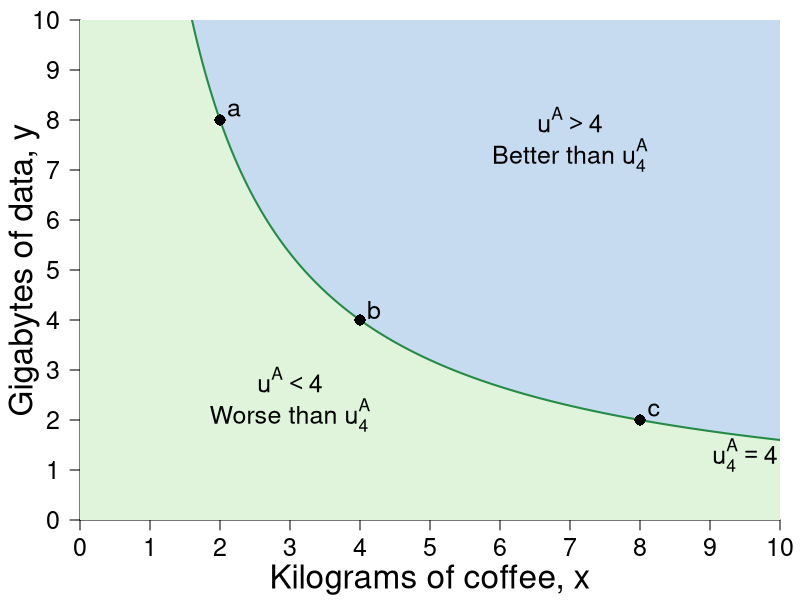

Reproduce this figure in R.
#Graph Designer: Simon Halliday
#Authors: Bowles, Foley and Halliday
#Title: Coordination, Conflict and Competition: A Text in Microeconomics

library(shape)
#pdf(file = "indiff_shaded_newSTEP1.pdf", width = 8, height = 6)
#pdf(file = "indiff_shaded_newSTEP2.pdf", width = 8, height = 6)
pdf(file = "constrained_optimization/indiff_shaded_new.pdf", width = 8, height = 6)

#Set parameters for graphics
pointsize <- 1.8
axislabelsize <- 2
labelsize <- 1.5
namesize <- 1.8
annotatesize <- 1.5
graphlinewidth <- 2
segmentlinewidth <- 1.5

COL <- c("#7fc97f", "#beaed4", "#fdc086", "#ffff99", "#386cb0", "#f0027f", "#bf5b17", "#666666")
COLA <- c("#e0f3db", "#99d8c9","#66c2a4","#41ae76", "#238b45", "#005824")
COLB <- c("#c6dbef", "#4eb3d3", "#2b8cbe", "#0868ac","#084081")

#Edited the margins to cater for the larger LHS labels
par(mar =  c(4, 4, 1, 1))

uFn <- function(x, y, alpha = 0.5){
  (x^alpha)*(y^(1 - alpha))
}

indiffA <- function(x, alpha = 0.5, uA = 5) {
  (uA / x^alpha)^(1/(1 - alpha))
}

xlims <- c(0, 10)
ylims <- c(0, 10)

npts <- 501 
x <- seq(xlims[1], xlims[2], length.out = npts)
y <- seq(ylims[1], ylims[2], length.out = npts) 
a <- c(2, 4, 6)

plot(0, 0, xlim = xlims, ylim = ylims, type = "n",
     xlab = expression(paste("")),
     ylab = expression(paste("")), 
     xaxt = "n", 
     yaxt = "n", 
     cex.lab = axislabelsize, 
     bty = "n", 
     xaxs="i", 
     yaxs="i"
)


ticksy <- seq(from = 0, to = ylims[2], by = 1)
ylabels <- seq(from = 0, to = ylims[2], by = 1)
ticksx <- seq(from = 0, to = xlims[2], by = 1)
xlabels <- seq(from = 0, to = xlims[2], by = 1)
# ticksy <- c(ylims[1], 5.25, 8, ylims[2])
# ylabels <- c(NA, expression(paste(y,"*")), expression(paste(bar(y))), NA)
# ticksx <- c(xlims[1], 5.25, 8.944272, xlims[2])
# xlabels <- c(NA, expression(paste(x,"*")), expression(paste(bar(x))), NA)

axis(1, at = ticksx, pos = 0, labels = xlabels, cex.axis = labelsize)
axis(2, at = ticksy, pos = 0, labels = ylabels, las = 1, cex.axis = labelsize)

npts <- 500 
xx1 <- seq(xlims[1], xlims[2], length.out = npts)
xx2 <- seq(0, xlims[2], length.out = npts)
xx3 <- seq(xlims[1], 0, length.out = npts)

#Draw the polygon for shading the utility areas
xpoly1 <- seq(from = xlims[1], to = xlims[2], length.out = 500)
ypoly1 <- indiffA(xpoly1, alpha = 0.5, uA = 4)
polygon(x = c(xpoly1, rev(xpoly1[1])), y = c(ypoly1, rev(ypoly1)[1]), col=COLA[1], density=NULL, border = NA)
ypoly1 <- indiffA(xpoly1, alpha = 0.5, uA = 4)
polygon(x = c(0, 0, xlims[2], xlims[2], 0), y = c(0, indiffA(xlims[2]), indiffA(xlims[2]), 0, 0), col=COLA[1], density=NULL, border = NA)


polygon(x = c(xlims[2], rev(xpoly1), xpoly1), y = c(ylims[2], rev(ypoly1), ypoly1), col=COLB[1], density=NULL, border = NA)


#Draw the graphs
lines(xx1, indiffA(xx1, alpha = 0.5, uA = 4), col = COLA[5], lwd = graphlinewidth)

#Label the feasible frontier
# text(3.2, 1, expression("Feasible Frontier"), cex = labelsize)
# text(3.2, 0.5, expression("(production possibilities frontier)"), cex = labelsize)
# Arrows(4.35, 0.95, 8.1, 0.95, col = "black", lty = 1, lwd = 2, arr.type = "triangle", arr.lwd = 0.5)

#Axis labels
text(0.5*xlims[2], -1.2,  expression(paste("Kilograms of coffee, ", x)), xpd = TRUE, cex = axislabelsize) 
text(-0.8, 0.5*ylims[2], expression(paste("Gigabytes of data, ", y)), xpd = TRUE, cex = axislabelsize, srt = 90) 


# contour(x, y, 
#         outer(x, y, uFn),
#         drawlabels = FALSE,
#         col = COLB[3],
#         lwd = graphlinewidth,
#         levels = a, 
#         xaxs="i", 
#         yaxs="i", 
#         add = TRUE)


#Label the indifference curves
text(9.5, 1.3, expression(u[4]^A == 4), cex = labelsize)

text(3, 2.8, expression(u^A < 4), cex = labelsize)
text(3, 2.1, expression(paste("Worse than ", u[4]^A)), cex = labelsize)

text(7, 8, expression(u^A > 4), cex = labelsize)
text(7, 7.3, expression(paste("Better than ", u[4]^A)), cex = labelsize)
#text(9.5, 3.15, expression(u[2]^A), cex = labelsize)
#text(9.5, 5.85, expression(u[3]^A), cex = labelsize)

#Annotate points (4,4),(2,8),(8,2) on indiff curve
text(2.2, 8.2, expression(paste(a)), cex = labelsize)
points(2, 8, pch = 16, col = "black", cex = 1.5)

text(4.2, 4.2, expression(paste(b)), cex = labelsize)
points(4, 4, pch = 16, col = "black", cex = 1.5)

text(8.2, 2.2, expression(paste(c)), cex = labelsize)
points(8, 2, pch = 16, col = "black", cex = 1.5)

dev.off()
